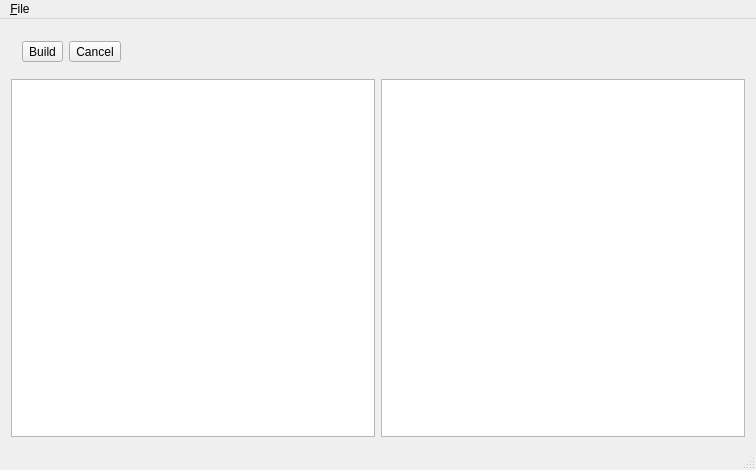
<?xml version="1.0" encoding="UTF-8"?>
<ui version="4.0">
 <class>MainWindow</class>
 <widget class="QMainWindow" name="MainWindow">
  <property name="geometry">
   <rect>
    <x>0</x>
    <y>0</y>
    <width>756</width>
    <height>470</height>
   </rect>
  </property>
  <property name="windowTitle">
   <string>MainWindow</string>
  </property>
  <widget class="QWidget" name="mainLayout">
   <layout class="QVBoxLayout" name="verticalLayout">
    <item alignment="Qt::AlignLeft">
     <widget class="QFrame" name="toolbar">
      <layout class="QHBoxLayout" name="horizontalLayout">
       <item>
        <widget class="QToolButton" name="runButton">
         <property name="baseSize">
          <size>
           <width>100</width>
           <height>100</height>
          </size>
         </property>
         <property name="text">
          <string>Build</string>
         </property>
         <property name="icon">
          <iconset theme="media-playback-start">
           <normaloff/>
          </iconset>
         </property>
         <property name="toolButtonStyle">
          <enum>Qt::ToolButtonIconOnly</enum>
         </property>
         <property name="autoRaise">
          <bool>false</bool>
         </property>
         <property name="arrowType">
          <enum>Qt::NoArrow</enum>
         </property>
        </widget>
       </item>
       <item>
        <widget class="QToolButton" name="cancelButton">
         <property name="enabled">
          <bool>true</bool>
         </property>
         <property name="text">
          <string>Cancel</string>
         </property>
         <property name="icon">
          <iconset theme="process-stop">
           <normaloff/>
          </iconset>
         </property>
        </widget>
       </item>
      </layout>
     </widget>
    </item>
    <item>
     <layout class="QHBoxLayout" name="centralLayout">
      <item>
       <widget class="QTextEdit" name="code">
        <property name="acceptRichText">
         <bool>false</bool>
        </property>
       </widget>
      </item>
      <item>
       <widget class="QGraphicsView" name="output"/>
      </item>
     </layout>
    </item>
   </layout>
  </widget>
  <widget class="QMenuBar" name="menuBar">
   <property name="geometry">
    <rect>
     <x>0</x>
     <y>0</y>
     <width>756</width>
     <height>25</height>
    </rect>
   </property>
   <widget class="QMenu" name="menuFile">
    <property name="title">
     <string>&amp;File</string>
    </property>
    <addaction name="actionOpen"/>
    <addaction name="actionNew"/>
    <addaction name="actionSave"/>
    <addaction name="separator"/>
   </widget>
   <addaction name="menuFile"/>
  </widget>
  <widget class="QStatusBar" name="statusBar"/>
  <action name="actionOpen">
   <property name="icon">
    <iconset theme="document-open">
     <normaloff/>
    </iconset>
   </property>
   <property name="text">
    <string>&amp;Open</string>
   </property>
   <property name="statusTip">
    <string>Open</string>
   </property>
   <property name="shortcut">
    <string>Ctrl+O</string>
   </property>
  </action>
  <action name="actionNew">
   <property name="icon">
    <iconset theme="document-new">
     <normaloff/>
    </iconset>
   </property>
   <property name="text">
    <string>&amp;New</string>
   </property>
   <property name="shortcut">
    <string>Ctrl+N</string>
   </property>
  </action>
  <action name="actionSave">
   <property name="icon">
    <iconset theme="document-save">
     <normaloff/>
    </iconset>
   </property>
   <property name="text">
    <string>&amp;Save</string>
   </property>
   <property name="shortcut">
    <string>Ctrl+S</string>
   </property>
   <property name="menuRole">
    <enum>QAction::TextHeuristicRole</enum>
   </property>
  </action>
 </widget>
 <layoutdefault spacing="6" margin="11"/>
 <resources/>
 <connections>
  <connection>
   <sender>actionOpen</sender>
   <signal>triggered()</signal>
   <receiver>MainWindow</receiver>
   <slot>openFile()</slot>
   <hints>
    <hint type="sourcelabel">
     <x>-1</x>
     <y>-1</y>
    </hint>
    <hint type="destinationlabel">
     <x>377</x>
     <y>234</y>
    </hint>
   </hints>
  </connection>
  <connection>
   <sender>actionSave</sender>
   <signal>triggered()</signal>
   <receiver>MainWindow</receiver>
   <slot>saveFile()</slot>
   <hints>
    <hint type="sourcelabel">
     <x>-1</x>
     <y>-1</y>
    </hint>
    <hint type="destinationlabel">
     <x>377</x>
     <y>234</y>
    </hint>
   </hints>
  </connection>
  <connection>
   <sender>actionNew</sender>
   <signal>triggered()</signal>
   <receiver>MainWindow</receiver>
   <slot>newFile()</slot>
   <hints>
    <hint type="sourcelabel">
     <x>-1</x>
     <y>-1</y>
    </hint>
    <hint type="destinationlabel">
     <x>377</x>
     <y>234</y>
    </hint>
   </hints>
  </connection>
  <connection>
   <sender>runButton</sender>
   <signal>clicked()</signal>
   <receiver>MainWindow</receiver>
   <slot>runCode()</slot>
   <hints>
    <hint type="sourcelabel">
     <x>31</x>
     <y>57</y>
    </hint>
    <hint type="destinationlabel">
     <x>377</x>
     <y>234</y>
    </hint>
   </hints>
  </connection>
  <connection>
   <sender>cancelButton</sender>
   <signal>clicked()</signal>
   <receiver>MainWindow</receiver>
   <slot>stop()</slot>
   <hints>
    <hint type="sourcelabel">
     <x>65</x>
     <y>57</y>
    </hint>
    <hint type="destinationlabel">
     <x>377</x>
     <y>234</y>
    </hint>
   </hints>
  </connection>
 </connections>
 <slots>
  <slot>openFile()</slot>
  <slot>saveFile()</slot>
  <slot>newFile()</slot>
  <slot>runCode()</slot>
  <slot>doneRender()</slot>
  <slot>stop()</slot>
 </slots>
</ui>
